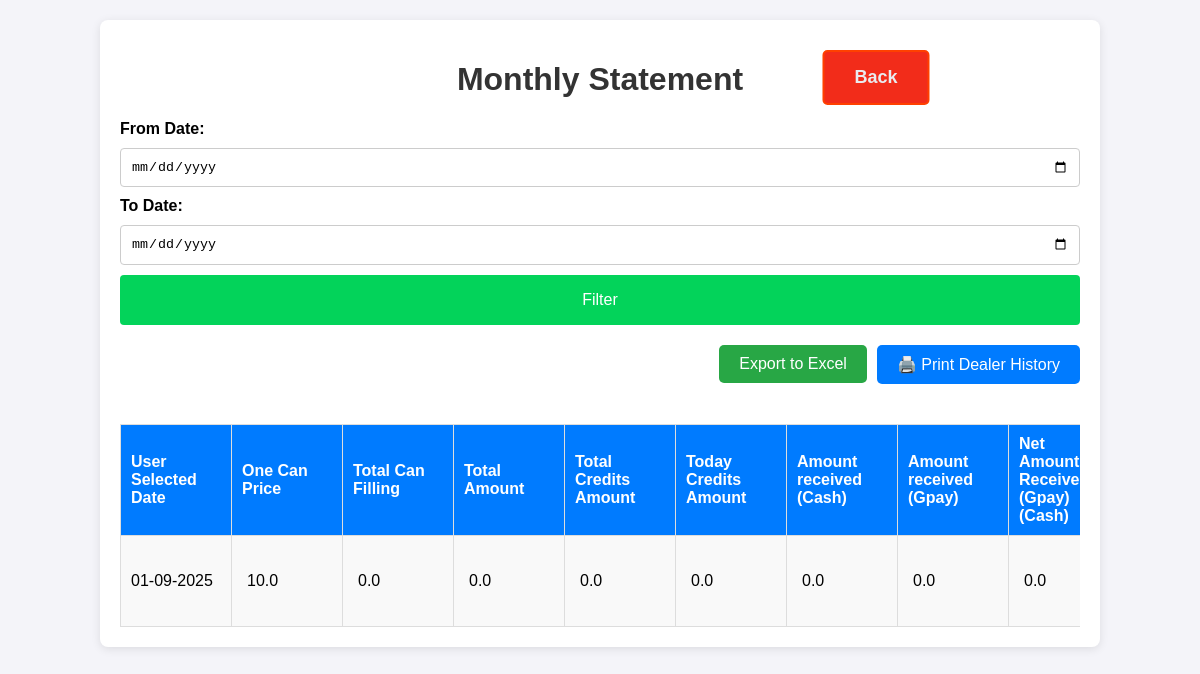
The page /monthly_statement on the database its author committed.
### app.py (models this page shows, shortened)
class DailyAccounts(db.Model):
    id = db.Column(db.Integer, primary_key=True)
    timestamp = db.Column(db.DateTime, default=datetime.now)
    date = db.Column(db.Date, nullable=False, default=date.today)
    one_can_price = db.Column(db.Float, default=0)
    total_can_filling = db.Column(db.Float, default=0)
    total_amount = db.Column(db.Float, default=0)
    total_credit_amount = db.Column(db.Float, default=0)
    today_credit_amount = db.Column(db.Float, default=0)
    amount_gpay = db.Column(db.Float, default=0)
    amount_cash = db.Column(db.Float, default=0)
    net_recevied_amount = db.Column(db.Float, default=0)
    credit_amount_received_gpay = db.Column(db.Float, default=0)
    credit_amount_received_cash = db.Column(db.Float, default=0)
    net_credit_amount_received = db.Column(db.Float, default=0)
    chit_amount = db.Column(db.Float, default=0)
    diesel = db.Column(db.Float, default=0)
    chit_amount = db.Column(db.Float, default=0)
    diesel = db.Column(db.Float, default=0)
    spares = db.Column(db.Float, default=0)
    pooja_items = db.Column(db.Float, default=0)
    milk_and_others = db.Column(db.Float, default=0)
    salary_advance = db.Column(db.Float, default=0)
    salary = db.Column(db.Float, default=0)
    eb = db.Column(db.Float, default=0)
    service_labour = db.Column(db.Float, default=0)
    stationaries = db.Column(db.Float, default=0)
    sunday_ots = db.Column(db.Float, default=0)
    others_expenses = db.Column(db.Float, default=0)
    notes = db.Column(db.String(100), default=0)
    total_expenses = db.Column(db.Float, default=0)
    count_500 = db.Column(db.Integer, default=0)
    count_200 = db.Column(db.Integer, default=0)
    count_100 = db.Column(db.Integer, default=0)
    count_50 = db.Column(db.Integer, default=0)
    count_20 = db.Column(db.Integer, default=0)
    count_10 = db.Column(db.Integer, default=0)
    count_5 = db.Column(db.Integer, default=0)
    count_2 = db.Column(db.Integer, default=0)
    count_1 = db.Column(db.Integer, default=0)
    count_others = db.Column(db.Integer, default=0)
    count_total = db.Column(db.Integer, default=0)
    net_amount_remaining = db.Column(db.Float, default=0)
    net_cash_remaining = db.Column(db.Float, default=0)
    @property
    def formatted_date(self):
        return self.date.strftime("%d-%m-%Y")  # Format the date

### app.py (the view)
@app.route('/monthly_statement', methods=['GET', 'POST'])
def monthly_statement():
    filtered_data = get_filtered_data_daily_accounts(request)
    date_from = request.args.get('date_from', '')
    date_to = request.args.get('date_to', '')
    return render_template('monthly_statement.html', date_from=date_from, date_to=date_to, statements=filtered_data)

### app.py (called while the page is built)
def get_filtered_data_daily_accounts(request):
    date_from = request.args.get('date_from', '')
    date_to = request.args.get('date_to', '')
    filter_button = request.args.get('filter_button', '')
    query = DailyAccounts.query
    if filter_button:
        if date_from:
            date_from_dt = datetime.strptime(date_from, '%Y-%m-%d')
            query = query.filter(DailyAccounts.date >= date_from_dt-timedelta(days=1))
        if date_to:
            date_to_dt = datetime.strptime(date_to, '%Y-%m-%d')
            query = query.filter(DailyAccounts.date <= date_to_dt)
    else:
        now = datetime.now()
        first_day_of_month = datetime(now.year, now.month, 1)
        query = query.filter(DailyAccounts.date >= first_day_of_month - timedelta(days=1))
        pass
    filtered_data = query.order_by(DailyAccounts.timestamp.desc()).all()
    return filtered_data

### templates/monthly_statement.html (shortened to what this page needs)
<!DOCTYPE html>
<html lang="en">
<head>
    <link rel="stylesheet" href="/static/styles.css">
</head>
<body>
    <div class="container history_container dealer_details_data item_management_data monthly_statement">
        <h1>Monthly Statement</h1>
        <a href="/" class="back">Back</a>
        <form method="GET" class="form">
            <label for="date_from">From Date:</label>
            <input type="date" id="date_from" name="date_from" value="{{ date_from }}">
            <label for="date_to">To Date:</label>
            <input type="date" id="date_to" name="date_to" value="{{ date_to }}">
            <button type="submit" name="filter_button" value="submit" class="btn">Filter</button>
        </form>
<div class="export-options hide-on-print">
            <form action="/export_monthly_statement" method="get">
                <button type="submit" class="export-button">Export to Excel</button>
            </form>
            <div style="text-align: right; margin-bottom: 10px;">
                <button class="print_btn" onclick="window.print()">
                    🖨️ Print Dealer History
                </button>
            </div>
        </div>
        <div style="overflow-x:auto;overflow-y: hidden; width: 100%;">
            <table class="history_data" >
            <thead>
                <tr>
                    <th>User Selected Date</th>
                    <th>One Can Price</th>
                    <th>Total Can Filling </th>
                    <th>Total Amount</th>
                    <th>Total Credits Amount</th>
                    <th>Today Credits Amount</th>
                    <th>Amount received (Cash)</th>
                    <th>Amount received (Gpay)</th>
                    <th>Net Amount Received (Gpay)(Cash)</th>
                    <th class="action">Actions</th></tr>
            </thead>
            <tbody>
                {% for statement in statements %}
                <tr>
                    <td>
                        <form method="POST" action="{{ url_for('edit_monthly_statement', statement_id=statement.id) }}">
                        <div style="width:90px">
                            {{ statement.formatted_date }}
                        </div>
                    </td>
                    <td>
                            <input class="form-control item-number" type="number" step="0.01" name="one_can_price" value="{{ statement.one_can_price }}" required readonly>
                    </td>
                    <td>
                            <input class="form-control item-number" type="number" step="0.01" name="total_can_filling" value="{{ statement.total_can_filling }}" required readonly>
                    </td>
                    <td>
                            <input class="form-control item-number" type="number" step="0.01" name="total_amount" value="{{ statement.total_amount }}" required readonly>
                    </td>
                    <td>
                            <input class="form-control item-number" type="number" step="0.01" name="total_credit_amount" value="{{ statement.total_credit_amount }}" required readonly>
                    </td>
                    <td>
                            <input class="form-control item-number" type="number" step="0.01" name="today_credit_amount" value="{{ statement.today_credit_amount }}" required readonly>
                    </td>
                    <td>
                            <input class="form-control item-number" type="number" step="0.01" name="amount_gpay" value="{{ statement.amount_cash }}" required readonly>
                    </td>
                    <td>
                            <input class="form-control item-number" type="number" step="0.01" name="amount_cash" value="{{ statement.amount_gpay }}" required readonly>
                    </td>
                    <td>
                            <input class="form-control item-number" type="number" step="0.01" name="net_recevied_amount" value="{{ statement.net_recevied_amount }}" required readonly>
                    </td>
                </tr>
                {% endfor %}
            </tbody>
        </table>
        </div>
    </div>
</body>
</html>

### static/styles.css (style rules this page uses)
body { font-family: Arial, sans-serif; background-color: #f4f4f9; margin: 0; padding: 0; }
.container { max-width: 800px; margin: 20px auto; background: #fff; padding: 20px; border-radius: 8px; box-shadow: 0 2px 10px rgba(0, 0, 0, 0.1); }
.history_container { max-width: 1000px; }
.monthly_statement { max-width: 80%; }
h1, h2 { color: #333; text-align: center; }
.form { display: flex; flex-direction: column; gap: 10px; margin-bottom: 20px; }
.form label { font-weight: bold; }
.form input { padding: 10px; border: 1px solid #ccc; border-radius: 4px; }
.btn { background-color: #03d35a; color: #fff; border: none; padding: 10px; border-radius: 4px; cursor: pointer; font-size: medium; height: 50px; }
table { width: 100%; border-collapse: collapse; margin-top: 10px; }
table th, table td { padding: 10px; border: 1px solid #ddd; text-align: left; }
table th { background-color: #007bff; color: white; }
table tbody tr:nth-child(odd) { background-color: #f9f9f9; }
a { display: inline-block; padding: 15px 30px; font-size: 18px; font-weight: bold; text-align: center; text-decoration: none; background-color: #007bff; color: white; border-radius: 5px; border: 2px solid #007bff; transition: all 0.3s ease; position: absolute; left: 50%; transform: translateX(-50%); transition: transform 0.2s, background-color 0.2s; }
.back { background-color: #f22c1a; border: 2px solid #ff4000; top: 50px; left: 73%; }
.history_data input[readonly], .dealer_accounts input[readonly] { background-color: transparent; border: none; font-size: 16px; }
.history_data input, .dealer_accounts input { width: 50px; padding: 5px; font-size: 16px; }
.dealer_details_data .back { color: #e9ecef; text-decoration: none; }
.dealer_details_data table input { width: 200px; }
.item_management_data .item-number { width: 100px; }
.monthly_statement .item-number { width: 80px; }
.export-options { display: flex; justify-content: right; gap: 10px; margin-bottom: 20px; }
.export-options .export-button { all: unset; background-color: #28a745; color: white; cursor: pointer; padding: 10px 20px; text-decoration: none; border-radius: 5px; transition: background-color 0.2s, transform 0.2s; }
.print_btn { all: unset; background-color: #007bff; color: white; cursor: pointer; padding: 10px 20px; text-decoration: none; border-radius: 5px; transition: background-color 0.2s, transform 0.2s; }

### rows shown on the page
DailyAccounts: formatted_date "01-09-2025", one_can_price "10.0", total_can_filling "0.0", total_amount "0.0", total_credit_amount "0.0", today_credit_amount "0.0", amount_gpay "0.0", amount_cash "0.0", net_recevied_amount "0.0"
